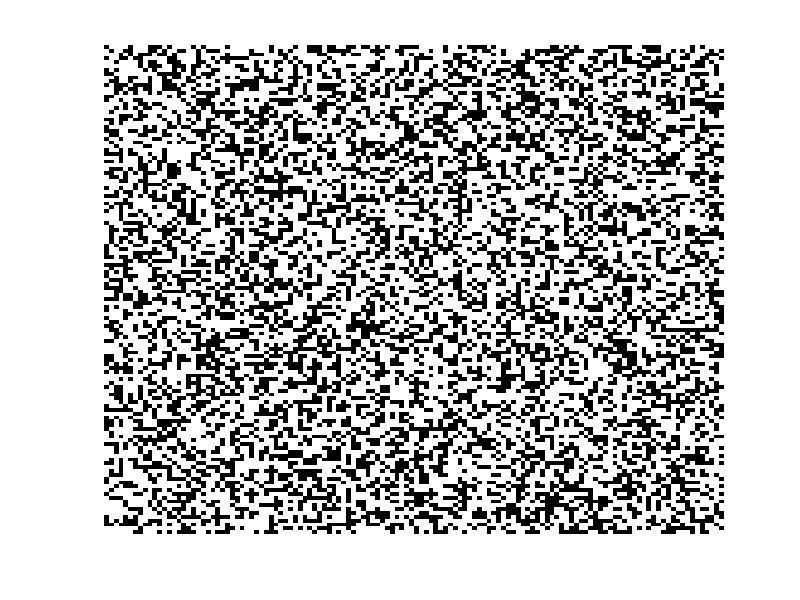

Reproduce this figure in MATLAB. (Note: this script raises an error after producing the figure.)
% 1. random image at a certain density - image size 
%   input: # of checkerboard squares, density of black dots, shift (in units of dot
%   width) - [1 10]
% 2. for each image, 40 versions - 4 shift directions x 10 shift lengths
% 3. # of black dots lost via shifting are randomly replaced in the gap left behind
% example: 120 x 120 squares 
% naming: 6 digits, first 2 = pattern ID, dig3-4 = direction, dig5-6 =
% shift length in # of dots 

% function [checkerboard] = makeCheckerboard(numSquares,dotDensity,shift)
%   Description:        Generates an n x n checkerboard with a certain
%       density of black squares, then generates 4 new checkerboards with the
%       pattern shifted in the 4 cardinal directions. Lost black squares are
%       reshuffled back into the remainder of the board. 

%   Syntax:     [checkerboard] = makeCheckerboard(numSquares,dotDensity,shift)

%   In:
%       numSquares:   Integer double n that indicates the n x n size of
%           board.

%       dotDensity:   Float or integer double that indicates percentage of
%           black dots. Can be either out of 100 or 1. 

%       shift:        Integer double that indicates the n number of squares
%           the pattern is shifted. Must be less than numSquares.

%   Out:
%       

clear all
close all
codeFolder = '/Users/bethanyhung/Desktop/Summer_2016/Coherent_Motion/Functions';
addpath(genpath(codeFolder));

numSquares = 128;
dotDensity = .4;
shift = 32;

if dotDensity > 1 % making sure we get a decimal value
    dotDensity = dotDensity/100;
end

totalSquares = numSquares^2;
boardArray = ones(1,totalSquares);
numBlackDots = ceil(dotDensity*totalSquares);

p = randperm(totalSquares);
distro = p(1:numBlackDots);

for i = 1:numBlackDots
    boardArray(distro(i)) = 0;
end

squareBoard = reshape(boardArray,numSquares,numSquares);
board = cat(3,squareBoard,squareBoard,squareBoard); % original starting board

shiftedBoardUp = [squareBoard(shift+1:end,:)];
discardedUp = squareBoard(1:shift,:);
for i = 1:shift
    numBlackDiscardedU(i) = numSquares-sum(discardedUp(i,:));
end
totalDisc = sum(numBlackDiscardedU);
a = randperm(numSquares*shift);
idx = a(1:totalDisc);

newRowUp = ones(1,shift*numSquares);
for i = 1:totalDisc
    newRowUp(idx(i)) = 0;
end
newRowUp = reshape(newRowUp,shift,numSquares);
shiftedBoardUp = [shiftedBoardUp;newRowUp];
shiftedUp = cat(3,shiftedBoardUp,shiftedBoardUp,shiftedBoardUp);

shiftedBoardDown = [squareBoard(1:end-shift,:)];
discardedDown = squareBoard(end-shift+1:end,:);
for i = 1:shift
    numBlackDiscardedD(i) = numSquares-sum(discardedDown(i,:));
end
totalDisc = sum(numBlackDiscardedD);
a = randperm(numSquares*shift);
idx = a(1:totalDisc);
newRowDown = ones(1,shift*numSquares);
for i = 1:totalDisc
    newRowDown(idx(i)) = 0;
end
newRowDown = reshape(newRowDown,shift,numSquares);
shiftedBoardDown = [newRowDown;shiftedBoardDown];
shiftedDown = cat(3,shiftedBoardDown,shiftedBoardDown,shiftedBoardDown);

shiftedBoardLeft = squareBoard(:,shift+1:end);
discardedLeft = squareBoard(:,1:shift);
for i = 1:shift
    numBlackDiscardedL(i) = numSquares-sum(discardedLeft(:,i));
end
totalDisc = sum(numBlackDiscardedL);
a = randperm(numSquares*shift);
idx = a(1:totalDisc);
newColLeft = ones(numSquares*shift,1);
for i = 1:totalDisc
    newColLeft(idx(i)) = 0;
end
newColLeft = reshape(newColLeft,numSquares,shift);
shiftedBoardLeft = cat(2,shiftedBoardLeft,newColLeft);
shiftedLeft = cat(3,shiftedBoardLeft,shiftedBoardLeft,shiftedBoardLeft);

shiftedBoardRight = squareBoard(:,1:end-shift);
discardedRight = squareBoard(:,end-shift+1:end);
for i = 1:shift
    numBlackDiscardedU(i) = numSquares-sum(discardedRight(:,i));
end
totalDisc = sum(numBlackDiscardedU);
a = randperm(numSquares*shift);
idx = a(1:totalDisc);
newColRight = ones(numSquares*shift,1);
for i = 1:totalDisc
    newColRight(idx(i)) = 0;
end
newColRight = reshape(newColRight,numSquares,shift);
shiftedBoardRight = cat(2,newColRight,shiftedBoardRight);
shiftedRight = cat(3,shiftedBoardRight,shiftedBoardRight,shiftedBoardRight);

figure
imagesc(board)
axis off;
set(gcf, 'Color', 'w', 'Position', [0 0 600 600]);
export_fig board32.png -m7
figure
imagesc(shiftedUp)
axis off;
set(gcf, 'Color', 'w', 'Position', [0 0 600 600]);
export_fig boardshifted32.png -m7

% figure
% imagesc(shiftedDown)
% set(gcf, 'Color', 'w');
% figure
% imagesc(shiftedLeft)
% set(gcf, 'Color', 'w');
% figure
% imagesc(shiftedRight)
% set(gcf, 'Color', 'w');

% end